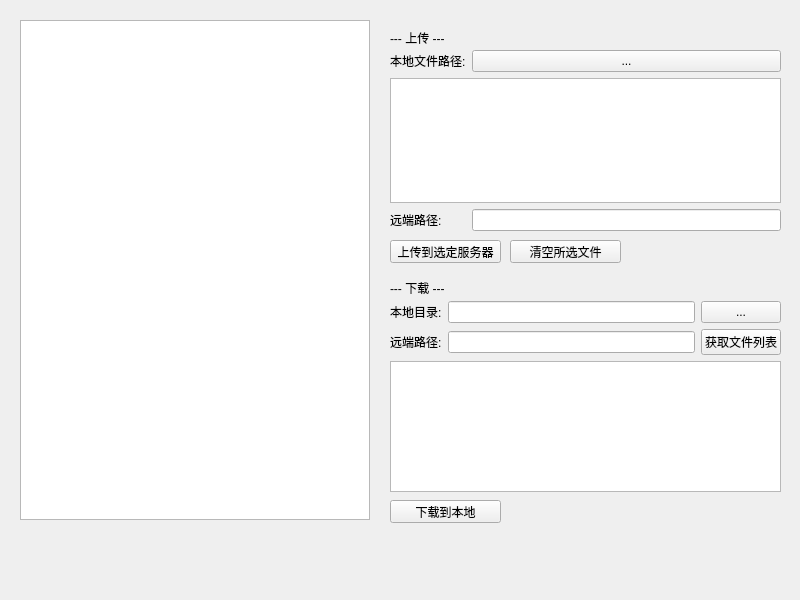
<?xml version="1.0" encoding="UTF-8"?>
<ui version="4.0">
 <class>ftpWin</class>
 <widget class="QWidget" name="ftpWin">
  <property name="geometry">
   <rect>
    <x>0</x>
    <y>0</y>
    <width>800</width>
    <height>600</height>
   </rect>
  </property>
  <property name="windowTitle">
   <string>文件传输</string>
  </property>
  <widget class="QListView" name="nodeListView">
   <property name="geometry">
    <rect>
     <x>20</x>
     <y>20</y>
     <width>350</width>
     <height>500</height>
    </rect>
   </property>
  </widget>
  <widget class="QLabel" name="label_2">
   <property name="geometry">
    <rect>
     <x>390</x>
     <y>30</y>
     <width>111</width>
     <height>16</height>
    </rect>
   </property>
   <property name="text">
    <string>--- 上传 ---</string>
   </property>
  </widget>
  <widget class="QLabel" name="label_3">
   <property name="geometry">
    <rect>
     <x>390</x>
     <y>280</y>
     <width>111</width>
     <height>16</height>
    </rect>
   </property>
   <property name="text">
    <string>--- 下载 ---</string>
   </property>
  </widget>
  <widget class="QPushButton" name="upBtn">
   <property name="geometry">
    <rect>
     <x>390</x>
     <y>240</y>
     <width>111</width>
     <height>23</height>
    </rect>
   </property>
   <property name="text">
    <string>上传到选定服务器</string>
   </property>
  </widget>
  <widget class="QPushButton" name="downloadBtn">
   <property name="geometry">
    <rect>
     <x>390</x>
     <y>500</y>
     <width>111</width>
     <height>23</height>
    </rect>
   </property>
   <property name="text">
    <string>下载到本地</string>
   </property>
  </widget>
  <widget class="QWidget" name="layoutWidget">
   <property name="geometry">
    <rect>
     <x>390</x>
     <y>50</y>
     <width>391</width>
     <height>181</height>
    </rect>
   </property>
   <layout class="QFormLayout" name="formLayout">
    <item row="0" column="0">
     <widget class="QLabel" name="label">
      <property name="text">
       <string>本地文件路径:</string>
      </property>
     </widget>
    </item>
    <item row="0" column="1">
     <widget class="QPushButton" name="upFileChooseBtn">
      <property name="text">
       <string>...</string>
      </property>
     </widget>
    </item>
    <item row="2" column="0">
     <widget class="QLabel" name="label_4">
      <property name="text">
       <string>远端路径:</string>
      </property>
     </widget>
    </item>
    <item row="2" column="1">
     <widget class="QLineEdit" name="upRemotePathEdit"/>
    </item>
    <item row="1" column="0" colspan="2">
     <widget class="QListWidget" name="upLocalFileListWidget"/>
    </item>
   </layout>
  </widget>
  <widget class="QPushButton" name="upClearBtn">
   <property name="geometry">
    <rect>
     <x>510</x>
     <y>240</y>
     <width>111</width>
     <height>23</height>
    </rect>
   </property>
   <property name="text">
    <string>清空所选文件</string>
   </property>
  </widget>
  <widget class="QWidget" name="">
   <property name="geometry">
    <rect>
     <x>390</x>
     <y>301</y>
     <width>391</width>
     <height>191</height>
    </rect>
   </property>
   <layout class="QGridLayout" name="gridLayout">
    <item row="0" column="0">
     <widget class="QLabel" name="label_5">
      <property name="text">
       <string>本地目录:</string>
      </property>
     </widget>
    </item>
    <item row="0" column="1">
     <widget class="QLineEdit" name="downLocalRootEdit"/>
    </item>
    <item row="0" column="2">
     <widget class="QPushButton" name="downSaveRootChooseBtn">
      <property name="text">
       <string>...</string>
      </property>
     </widget>
    </item>
    <item row="1" column="0">
     <widget class="QLabel" name="label_6">
      <property name="text">
       <string>远端路径:</string>
      </property>
     </widget>
    </item>
    <item row="1" column="1">
     <widget class="QLineEdit" name="downRemotePathEdit"/>
    </item>
    <item row="1" column="2">
     <widget class="QPushButton" name="downRemoteFileChooseBtn">
      <property name="text">
       <string>获取文件列表</string>
      </property>
     </widget>
    </item>
    <item row="2" column="0" colspan="3">
     <widget class="QListView" name="downloadRemoteFileListView"/>
    </item>
   </layout>
  </widget>
 </widget>
 <resources/>
 <connections/>
</ui>
